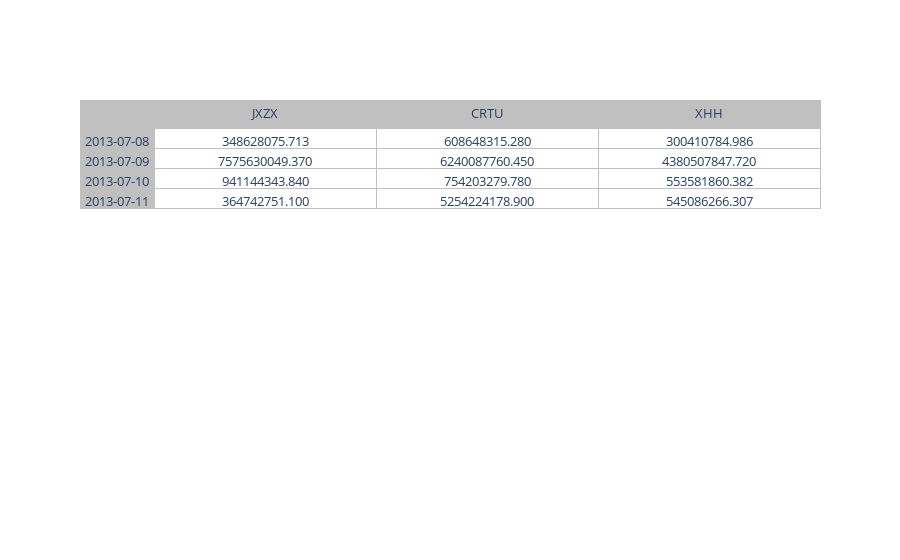
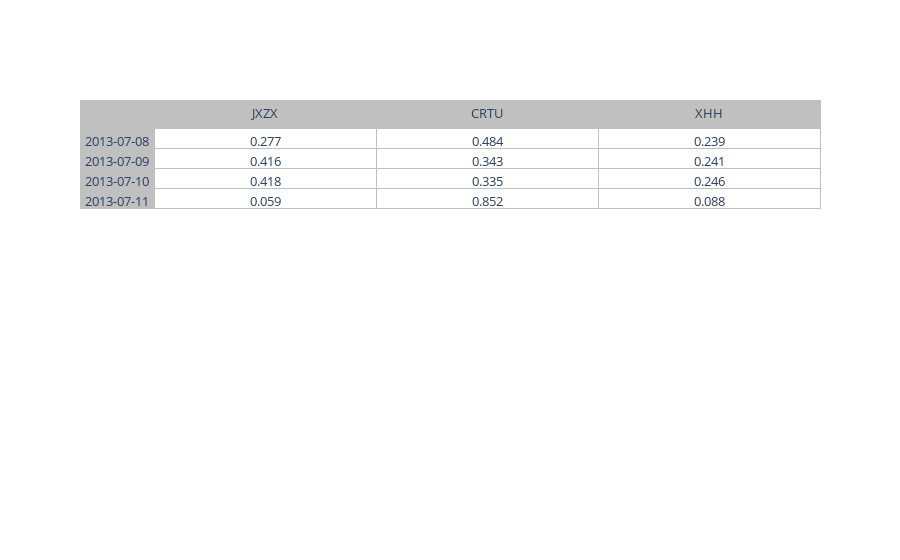

Notebook code cell kept with these figures, in order:
### Markdown cell above
# Part 1: Smart Beta Portfolio
In Part 1 of this project, you'll build a portfolio using dividend yield to choose the portfolio weights. A portfolio such as this could be incorporated into a smart beta ETF.  You'll compare this portfolio to a market cap weighted index to see how well it performs. 

Note that in practice, you'll probably get the index weights from a data vendor (such as companies that create indices, like MSCI, FTSE, Standard and Poor's), but for this exercise we will simulate a market cap weighted index.

## Index Weights
The index we'll be using is based on large dollar volume stocks. Implement `generate_dollar_volume_weights` to generate the weights for this index. For each date, generate the weights based on dollar volume traded for that date. For example, assume the following is close prices and volume data:
```
                 Prices
               A         B         ...
2013-07-08     2         2         ...
2013-07-09     5         6         ...
2013-07-10     1         2         ...
2013-07-11     6         5         ...
...            ...       ...       ...

                 Volume
               A         B         ...
2013-07-08     100       340       ...
2013-07-09     240       220       ...
2013-07-10     120       500       ...
2013-07-11     10        100       ...
...            ...       ...       ...
```
The weights created from the function `generate_dollar_volume_weights` should be the following:
```
               A         B         ...
2013-07-08     0.126..   0.194..   ...
2013-07-09     0.759..   0.377..   ...
2013-07-10     0.075..   0.285..   ...
2013-07-11     0.037..   0.142..   ...
...            ...       ...       ...
```

### Code cell
def generate_dollar_volume_weights(close, volume):
    """
    Generate dollar volume weights.

    Parameters
    ----------
    close : DataFrame
        Close price for each ticker and date
    volume : str
        Volume for each ticker and date

    Returns
    -------
    dollar_volume_weights : DataFrame
        The dollar volume weights for each ticker and date
    """
    assert close.index.equals(volume.index)
    assert close.columns.equals(volume.columns)
    
    #TODO: Implement function
    df_dol_volume=close*volume
    project_helper.print_dataframe(df_dol_volume)
    df_weight=df_dol_volume.div(df_dol_volume.sum(axis=1),axis=0)
    project_helper.print_dataframe(df_weight)

    return df_weight

project_tests.test_generate_dollar_volume_weights(generate_dollar_volume_weights)

### Figure 1 — Plotly figure (JSON) as saved in the notebook; plotly's stock layout.template omitted (floating-point values rounded to 4 significant figures)
{"data": [{"cells": {"fill": {"color": ["silver", "white"]}, "font": {"size": 13}, "line": {"color": "silver"}, "values": [["2013-07-08", "2013-07-09", "2013-07-10", "2013-07-11"], ["348628075.713", "7575630049.370", "941144343.840", "364742751.100"], ["608648315.280", "6240087760.450", "754203279.780", "5254224178.900"], ["300410784.986", "4380507847.720", "553581860.382", "545086266.307"]]}, "columnwidth": [1, 3], "header": {"fill": {"color": "silver"}, "font": {"size": 13}, "line": {"color": "silver"}, "values": ["", "JXZX", "CRTU", "XHH"]}, "type": "table"}], "layout": {}}

### Figure 2 — Plotly figure (JSON) as saved in the notebook; plotly's stock layout.template omitted (floating-point values rounded to 4 significant figures)
{"data": [{"cells": {"fill": {"color": ["silver", "white"]}, "font": {"size": 13}, "line": {"color": "silver"}, "values": [["2013-07-08", "2013-07-09", "2013-07-10", "2013-07-11"], ["0.277", "0.416", "0.418", "0.059"], ["0.484", "0.343", "0.335", "0.852"], ["0.239", "0.241", "0.246", "0.088"]]}, "columnwidth": [1, 3], "header": {"fill": {"color": "silver"}, "font": {"size": 13}, "line": {"color": "silver"}, "values": ["", "JXZX", "CRTU", "XHH"]}, "type": "table"}], "layout": {}}
